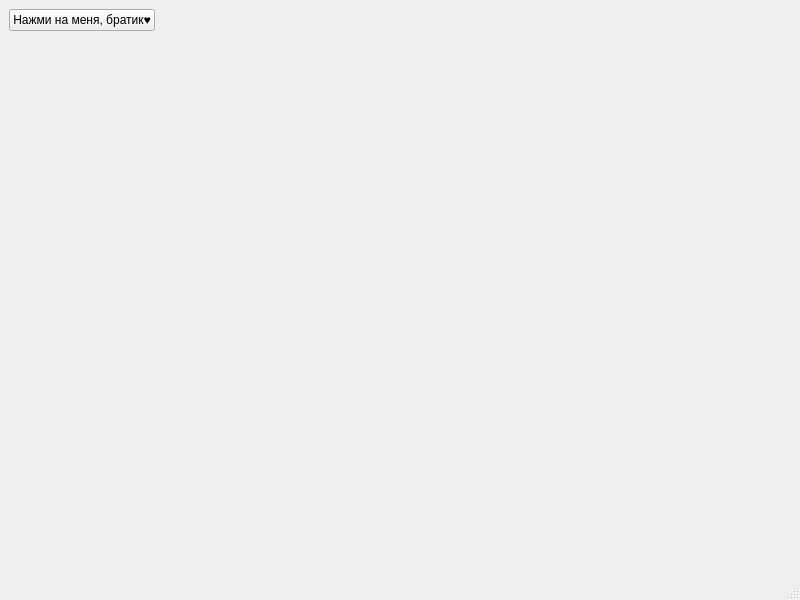
<?xml version="1.0" encoding="UTF-8"?>
<ui version="4.0">
 <class>MainWindow</class>
 <widget class="QMainWindow" name="MainWindow">
  <property name="geometry">
   <rect>
    <x>0</x>
    <y>0</y>
    <width>800</width>
    <height>600</height>
   </rect>
  </property>
  <property name="windowTitle">
   <string>MainWindow</string>
  </property>
  <widget class="QWidget" name="centralwidget">
   <layout class="QGridLayout" name="gridLayout">
    <item row="0" column="0">
     <widget class="QPushButton" name="ccc">
      <property name="text">
       <string>Нажми на меня, братик♥</string>
      </property>
     </widget>
    </item>
    <item row="0" column="1">
     <spacer name="horizontalSpacer">
      <property name="orientation">
       <enum>Qt::Horizontal</enum>
      </property>
      <property name="sizeHint" stdset="0">
       <size>
        <width>40</width>
        <height>20</height>
       </size>
      </property>
     </spacer>
    </item>
    <item row="1" column="0" colspan="2">
     <widget class="QLabel" name="todraw">
      <property name="text">
       <string/>
      </property>
     </widget>
    </item>
   </layout>
  </widget>
  <widget class="QMenuBar" name="menubar">
   <property name="geometry">
    <rect>
     <x>0</x>
     <y>0</y>
     <width>800</width>
     <height>26</height>
    </rect>
   </property>
  </widget>
  <widget class="QStatusBar" name="statusbar"/>
 </widget>
 <resources/>
 <connections/>
</ui>
